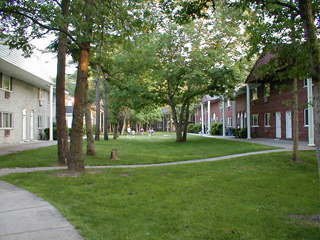
//> input picture trabalho1/test_images/Gramado_72k.jpg, 320 x 240 px
$ ./main test_images/Gramado_72k.jpg   (built with g++ and OpenCV 4)
//> lines starting //> are read from the running program, lines starting //| are printed output that depends on the picture
//> further down, image is the input picture: 240 rows x 320 cols, CV_8UC3; mean B, G, R 80.1, 114.7, 102.3
#include <iostream>
#include <opencv2/opencv.hpp>
#include <chrono>
#include <cmath>

inline uchar getLuminance(const cv::Vec3b& pixel) {
    return static_cast<uchar>(0.299*pixel[2] + 0.587*pixel[1] + 0.114*pixel[0]);
}

std::pair<uchar, uchar> getMinMaxLuminance(const cv::Mat& src) {
    uchar minVal = 255;
    uchar maxVal = 0;

    for(int y = 0; y < src.rows; ++y) {
        for(int x = 0; x < src.cols; ++x) {
            uchar L = getLuminance(src.at<cv::Vec3b>(y, x));
            if(L < minVal) minVal = L;
            if(L > maxVal) maxVal = L;
        }
    }
//> this loop made 240 passes
//> (minVal, maxVal) on passes 1 to 3: (11, 253), (7, 253), (7, 253)
//> after the loop, minVal = 1; maxVal = 255

    return {minVal, maxVal};
}

// [15 lines left out: function mirrorImage, not called in this run]

template <typename PixelOperation>
void transformImage(cv::Mat& src, PixelOperation processor) {
    for (int y = 0; y < src.rows; ++y) {
        for (int x = 0; x < src.cols; ++x) {
            processor(src.at<cv::Vec3b>(y, x));
        }
    }
}

// [18 lines left out: functions invertColor, toGrayScale, contrastEnhancement, not called in this run]

void quantizeColor(cv::Vec3b& pixel, int n, uchar minL, float binSize) {
    uchar t_orig = getLuminance(pixel);
    int binIndex = std::min(static_cast<int>((t_orig - (minL - 0.5)) / binSize), n - 1);
    uchar newL = static_cast<uchar>(minL + binIndex * binSize + binSize / 2);

    pixel[0] = pixel[1] = pixel[2] = newL;
}

void quantizeImage(cv::Mat& image, int n) {
    auto [min, max] = getMinMaxLuminance(image);
//> min = 1; max = 255
    int tam_int = (max - min + 1);
//> tam_int = 255

    if(n >= tam_int)
        return;

    float bin_size = static_cast<float>(tam_int) / n;
//> bin_size = 63.75

    transformImage(image, [n, min, bin_size](cv::Vec3b& pixel) {
        quantizeColor(pixel, n, min, bin_size);
    });
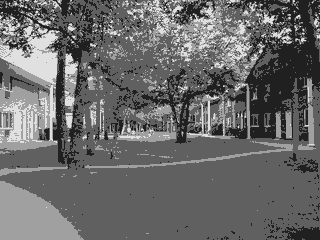
//> image: 240 rows x 320 cols, CV_8UC3; min 32, max 224, mean 105.8
}

// [17 lines left out: function quantizeImageColored, not called in this run]

int main(int argc, char** argv) {
    if(argc < 2) {
        std::cerr << "Image path not provided" << std::endl;
        return -1;
    }

    for(int i = 1; i < argc; ++i) {
        cv::Mat image = cv::imread(argv[i], cv::IMREAD_COLOR);

        if(!image.data) {
            std::cerr << "Could not open or find the first image" << std::endl;
            return -1;
        }

        cv::imshow("Image " + std::to_string(i), image);

        auto start = std::chrono::high_resolution_clock::now();

        quantizeImage(image, 4);

        auto end = std::chrono::high_resolution_clock::now();

        // Calculate the elapsed time in milliseconds
        auto duration = std::chrono::duration_cast<std::chrono::milliseconds>(end - start);
        std::cout << "Time taken: " << duration.count() << " ms" << std::endl;

        cv::imshow("Image " + std::to_string(i) + " Quantized", image);
    }
    cv::waitKey(0);


    return 0;
}

$ run again, on trabalho1/test_images/Underwater_53k.jpg
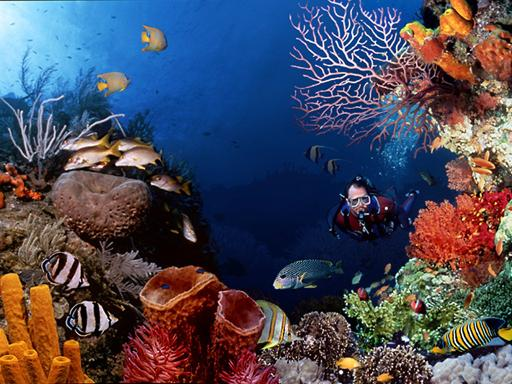
//> input picture trabalho1/test_images/Underwater_53k.jpg, 512 x 384 px
//> image is the input picture: 384 rows x 512 cols, CV_8UC3; mean B, G, R 90, 73.9, 73.8
//> the loop in getMinMaxLuminance, `for(int y = 0; y < src.rows; ++y)` made 384 passes
//> maxVal on passes 1 to 3: 194, 237, 247
//> after the loop in getMinMaxLuminance, `for(int y = 0; y < src.rows; ++y)`: minVal = 0; maxVal = 254
//> min = 0; max = 254
//> tam_int = 255
//> bin_size = 63.75
//> in quantizeImage, `transformImage(image, [n, min, bin_size](cv::Vec3b& pixel) { quantizeC..`:
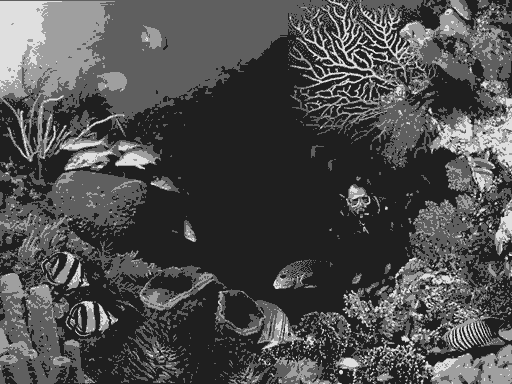
//> image: 384 rows x 512 cols, CV_8UC3; min 31, max 223, mean 77.8
